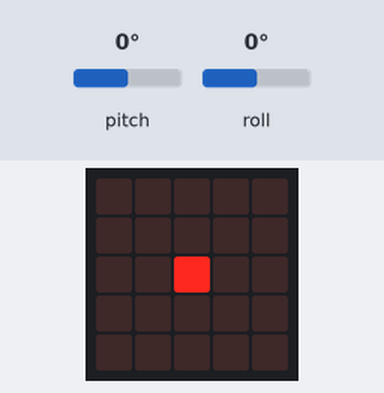
This program was run on a simulated BBC micro:bit (MakeCode). On the bench: the board's 5×5 LED display. The test bench sets the inputs (shaded band); at power-on: pitch 0°, roll 0°.

Above: at 1.2 s.
1.3 s: pitch set to -172°
At 1.9 s:
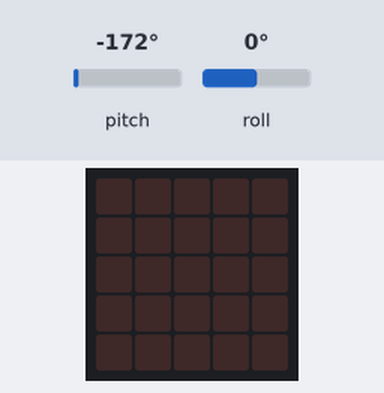
2.8 s: pitch set to -90°
At 3.3 s:
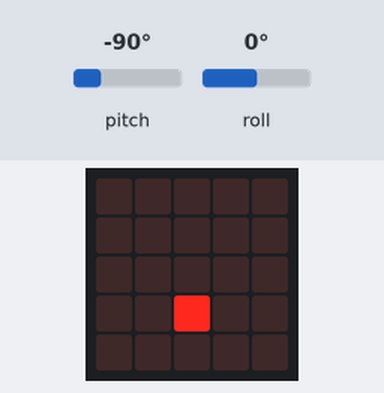
4.3 s: roll set to -90°
At 4.7 s:
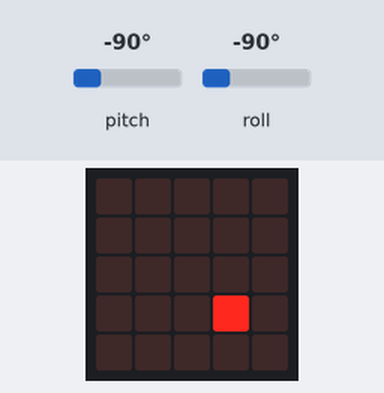
5.8 s: roll set to 90°
At 6.6 s:
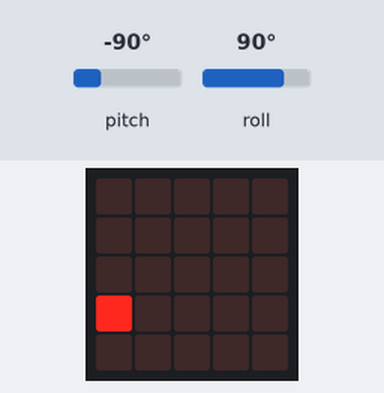
7.3 s: pitch set to 0°
At 8.0 s:
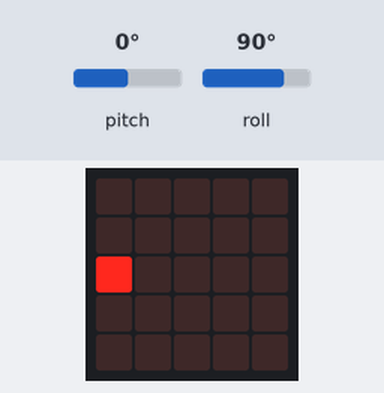
8.8 s: pitch set to 90°
At 9.4 s:
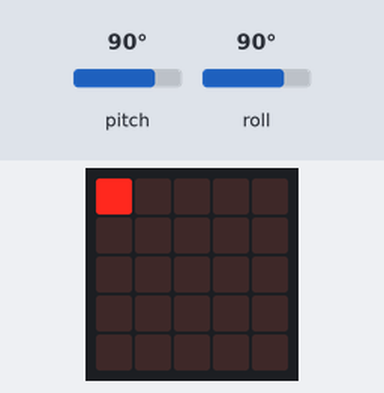
Timing chart, 0 to 11.3 s (numbered marks = the images above; inputs shaded):
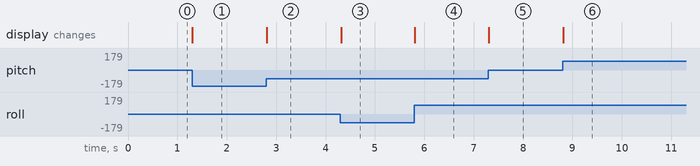

Measured:
- after the input at 1.3 s, the display: changes at once (image 1)
- after the input at 2.8 s, the display: changes at once (image 2)
- after the input at 4.3 s, the display: changes at once (image 3)
- after the input at 5.8 s, the display: changes at once (image 4)
- after the input at 7.3 s, the display: changes at once (image 5)
- after the input at 8.8 s, the display: changes at once (image 6)

The program:

main.ts
```typescript
let 앞뒤 = 0
let 좌우 = 0
let 민감도 = 0
basic.forever(function () {
    basic.clearScreen()
    앞뒤 = input.rotation(Rotation.Pitch)
    좌우 = input.rotation(Rotation.Roll)
    민감도 = 50
    led.plot(2 - 좌우 / 민감도, 2 - 앞뒤 / 민감도)
})
```

test.ts
```typescript
// 테스트는 여기로 이동합니다; 이 패키지가 확장으로 사용될 때 컴파일되지 않을 것 입니다.
```
